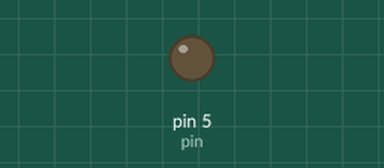
Bench run of a sketch on a simulated Arduino Uno, built with avr-gcc and run on an emulated ATmega328P. Shown: output pins drawn as LEDs (lit = HIGH).

Above: at 0.05 s.
At 3.5 s:
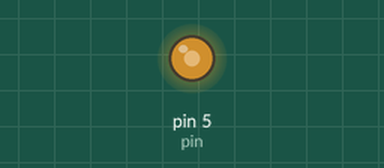
At 6.95 s:
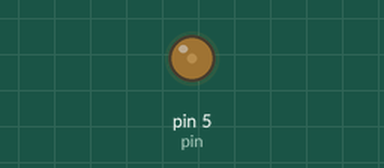
At 14.1 s:
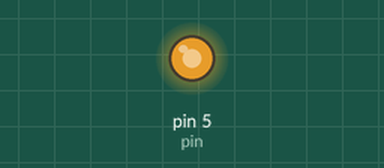
Timing chart, 0 to 18.3 s (numbered marks = the images above):
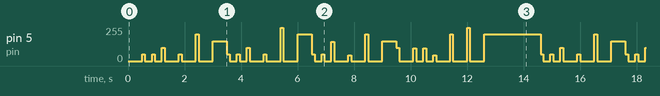

Measured:
- by itself, pin 5 (pin): moves between 0/255 and 250/255, repeating every 14.1 s

The sketch:

HappyBday.ino
```cpp
int pin = 5;
bool o = true;
bool c = false;

void setup() {
  pinMode(pin, OUTPUT);

}

void note(int, int, bool);

void loop() {

  delay(500);

  note(1,50, c);
  note(1,50, c);
  note(2,100, c);
  note(1,100, c);
  note(4,100, c);
  note(3,100, o);

  note(1,50, c);
  note(1,50, c);
  note(2,100, c);
  note(1,100, c);
  note(5,100, c);
  note(4,100, o);

  note(1,50, c);
  note(1,50, c);
  note(8,100,c);
  note(6,100,c);
  note(4,100,c);
  note(3,100,o);
  note(2,100,c);

  note(7,50,c);
  note(7,50,c);
  note(6, 100, c);
  note(4,100,c);
  note(5, 100,c);
  note(4,100,o);

  delay(1000);

}

void note(int note, int del, bool hold){
  analogWrite(pin, note*50);
  if (!hold){
    delay(100);
    analogWrite(pin, 0);
  }
  delay(del*5);
}
```
